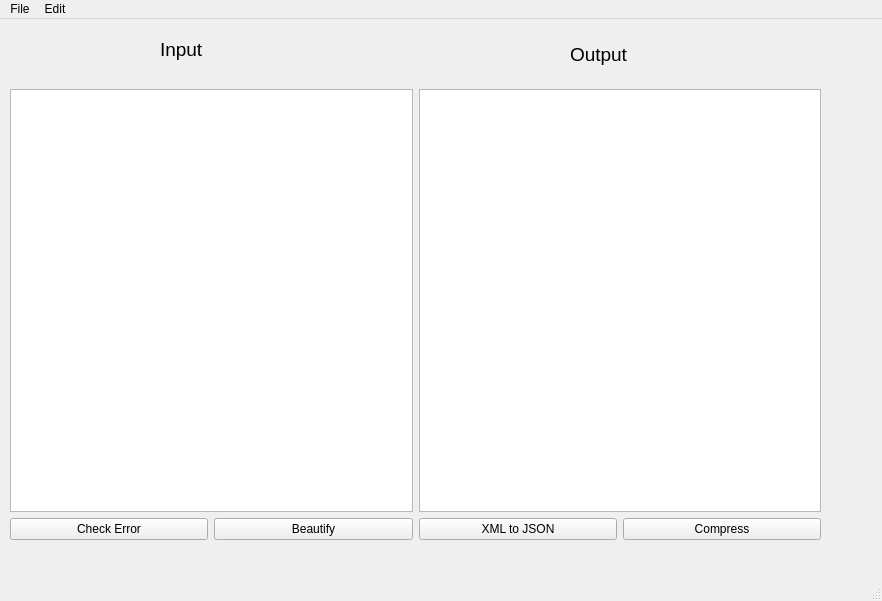
<?xml version="1.0" encoding="UTF-8"?>
<ui version="4.0">
 <class>MainWindow</class>
 <widget class="QMainWindow" name="MainWindow">
  <property name="geometry">
   <rect>
    <x>0</x>
    <y>0</y>
    <width>882</width>
    <height>601</height>
   </rect>
  </property>
  <property name="windowTitle">
   <string>MainWindow</string>
  </property>
  <widget class="QWidget" name="centralwidget">
   <widget class="QLabel" name="label">
    <property name="geometry">
     <rect>
      <x>160</x>
      <y>10</y>
      <width>61</width>
      <height>41</height>
     </rect>
    </property>
    <property name="font">
     <font>
      <pointsize>14</pointsize>
     </font>
    </property>
    <property name="text">
     <string>Input</string>
    </property>
   </widget>
   <widget class="QLabel" name="label_2">
    <property name="geometry">
     <rect>
      <x>570</x>
      <y>20</y>
      <width>91</width>
      <height>31</height>
     </rect>
    </property>
    <property name="font">
     <font>
      <pointsize>14</pointsize>
     </font>
    </property>
    <property name="text">
     <string>Output</string>
    </property>
   </widget>
   <widget class="QWidget" name="layoutWidget">
    <property name="geometry">
     <rect>
      <x>10</x>
      <y>70</y>
      <width>811</width>
      <height>451</height>
     </rect>
    </property>
    <layout class="QVBoxLayout" name="verticalLayout">
     <item>
      <layout class="QHBoxLayout" name="horizontalLayout">
       <item>
        <widget class="QPlainTextEdit" name="plainTextEdit">
         <property name="plainText">
          <string/>
         </property>
        </widget>
       </item>
       <item>
        <widget class="QPlainTextEdit" name="plainTextEdit_2">
         <property name="plainText">
          <string/>
         </property>
        </widget>
       </item>
      </layout>
     </item>
     <item>
      <layout class="QHBoxLayout" name="horizontalLayout_2">
       <item>
        <widget class="QPushButton" name="checkError">
         <property name="text">
          <string>Check Error</string>
         </property>
        </widget>
       </item>
       <item>
        <widget class="QPushButton" name="formatButton">
         <property name="text">
          <string>Beautify</string>
         </property>
        </widget>
       </item>
       <item>
        <widget class="QPushButton" name="convertButton">
         <property name="text">
          <string>XML to JSON</string>
         </property>
        </widget>
       </item>
       <item>
        <widget class="QPushButton" name="compressButton">
         <property name="text">
          <string>Compress</string>
         </property>
        </widget>
       </item>
      </layout>
     </item>
    </layout>
   </widget>
  </widget>
  <widget class="QMenuBar" name="menubar">
   <property name="geometry">
    <rect>
     <x>0</x>
     <y>0</y>
     <width>882</width>
     <height>26</height>
    </rect>
   </property>
   <widget class="QMenu" name="menuFile">
    <property name="title">
     <string>File</string>
    </property>
    <addaction name="actionNew"/>
    <addaction name="actionOpen"/>
    <addaction name="separator"/>
    <addaction name="actionSave"/>
    <addaction name="actionSave_as"/>
   </widget>
   <widget class="QMenu" name="menuEdit">
    <property name="title">
     <string>Edit</string>
    </property>
    <addaction name="actionCut"/>
    <addaction name="actionCopy"/>
    <addaction name="actionPaste"/>
    <addaction name="separator"/>
    <addaction name="actionRedo"/>
    <addaction name="actionUndo"/>
   </widget>
   <addaction name="menuFile"/>
   <addaction name="menuEdit"/>
  </widget>
  <widget class="QStatusBar" name="statusbar"/>
  <action name="actionNew">
   <property name="text">
    <string>New</string>
   </property>
  </action>
  <action name="actionOpen">
   <property name="text">
    <string>Open</string>
   </property>
  </action>
  <action name="actionSave">
   <property name="text">
    <string>Save</string>
   </property>
  </action>
  <action name="actionSave_as">
   <property name="text">
    <string>Save as</string>
   </property>
  </action>
  <action name="actionCut">
   <property name="text">
    <string>Cut</string>
   </property>
  </action>
  <action name="actionCopy">
   <property name="text">
    <string>Copy</string>
   </property>
  </action>
  <action name="actionPaste">
   <property name="text">
    <string>Paste</string>
   </property>
  </action>
  <action name="actionRedo">
   <property name="text">
    <string>Redo</string>
   </property>
  </action>
  <action name="actionUndo">
   <property name="text">
    <string>Undo</string>
   </property>
  </action>
 </widget>
 <resources/>
 <connections/>
</ui>
